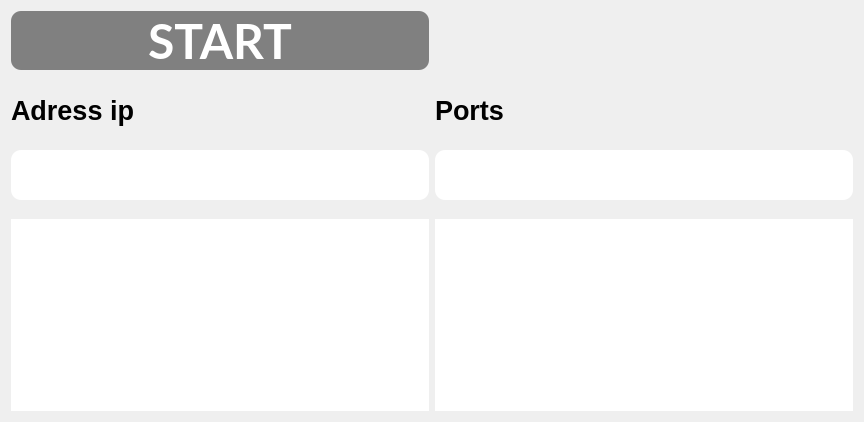
<?xml version="1.0" encoding="UTF-8"?>
<ui version="4.0">
 <class>Form</class>
 <widget class="QWidget" name="Form">
  <property name="geometry">
   <rect>
    <x>0</x>
    <y>0</y>
    <width>864</width>
    <height>422</height>
   </rect>
  </property>
  <property name="windowTitle">
   <string>Form</string>
  </property>
  <property name="styleSheet">
   <string notr="true">QWidget {
border-radius: 10px;
}
QPushButton {
background-color: gray;
color: white;
border-radius: 10px;
}
QListWidget {
border-radius: 10px;
}</string>
  </property>
  <layout class="QGridLayout" name="gridLayout">
   <item row="2" column="0">
    <widget class="QListWidget" name="port_list_left">
     <property name="font">
      <font>
       <family>Lato</family>
       <pointsize>14</pointsize>
      </font>
     </property>
     <property name="styleSheet">
      <string notr="true"/>
     </property>
    </widget>
   </item>
   <item row="0" column="0">
    <layout class="QVBoxLayout" name="verticalLayout_3">
     <property name="sizeConstraint">
      <enum>QLayout::SetDefaultConstraint</enum>
     </property>
     <property name="rightMargin">
      <number>0</number>
     </property>
     <item>
      <widget class="QPushButton" name="pushButton">
       <property name="minimumSize">
        <size>
         <width>9</width>
         <height>0</height>
        </size>
       </property>
       <property name="maximumSize">
        <size>
         <width>16777215</width>
         <height>16777215</height>
        </size>
       </property>
       <property name="palette">
        <palette>
         <active>
          <colorrole role="WindowText">
           <brush brushstyle="SolidPattern">
            <color alpha="255">
             <red>255</red>
             <green>255</green>
             <blue>255</blue>
            </color>
           </brush>
          </colorrole>
          <colorrole role="Button">
           <brush brushstyle="SolidPattern">
            <color alpha="255">
             <red>128</red>
             <green>128</green>
             <blue>128</blue>
            </color>
           </brush>
          </colorrole>
          <colorrole role="Text">
           <brush brushstyle="SolidPattern">
            <color alpha="255">
             <red>255</red>
             <green>255</green>
             <blue>255</blue>
            </color>
           </brush>
          </colorrole>
          <colorrole role="ButtonText">
           <brush brushstyle="SolidPattern">
            <color alpha="255">
             <red>255</red>
             <green>255</green>
             <blue>255</blue>
            </color>
           </brush>
          </colorrole>
          <colorrole role="Base">
           <brush brushstyle="SolidPattern">
            <color alpha="255">
             <red>128</red>
             <green>128</green>
             <blue>128</blue>
            </color>
           </brush>
          </colorrole>
          <colorrole role="Window">
           <brush brushstyle="SolidPattern">
            <color alpha="255">
             <red>128</red>
             <green>128</green>
             <blue>128</blue>
            </color>
           </brush>
          </colorrole>
          <colorrole role="PlaceholderText">
           <brush brushstyle="SolidPattern">
            <color alpha="255">
             <red>255</red>
             <green>255</green>
             <blue>255</blue>
            </color>
           </brush>
          </colorrole>
         </active>
         <inactive>
          <colorrole role="WindowText">
           <brush brushstyle="SolidPattern">
            <color alpha="255">
             <red>255</red>
             <green>255</green>
             <blue>255</blue>
            </color>
           </brush>
          </colorrole>
          <colorrole role="Button">
           <brush brushstyle="SolidPattern">
            <color alpha="255">
             <red>128</red>
             <green>128</green>
             <blue>128</blue>
            </color>
           </brush>
          </colorrole>
          <colorrole role="Text">
           <brush brushstyle="SolidPattern">
            <color alpha="255">
             <red>255</red>
             <green>255</green>
             <blue>255</blue>
            </color>
           </brush>
          </colorrole>
          <colorrole role="ButtonText">
           <brush brushstyle="SolidPattern">
            <color alpha="255">
             <red>255</red>
             <green>255</green>
             <blue>255</blue>
            </color>
           </brush>
          </colorrole>
          <colorrole role="Base">
           <brush brushstyle="SolidPattern">
            <color alpha="255">
             <red>128</red>
             <green>128</green>
             <blue>128</blue>
            </color>
           </brush>
          </colorrole>
          <colorrole role="Window">
           <brush brushstyle="SolidPattern">
            <color alpha="255">
             <red>128</red>
             <green>128</green>
             <blue>128</blue>
            </color>
           </brush>
          </colorrole>
          <colorrole role="PlaceholderText">
           <brush brushstyle="SolidPattern">
            <color alpha="255">
             <red>255</red>
             <green>255</green>
             <blue>255</blue>
            </color>
           </brush>
          </colorrole>
         </inactive>
         <disabled>
          <colorrole role="WindowText">
           <brush brushstyle="SolidPattern">
            <color alpha="255">
             <red>255</red>
             <green>255</green>
             <blue>255</blue>
            </color>
           </brush>
          </colorrole>
          <colorrole role="Button">
           <brush brushstyle="SolidPattern">
            <color alpha="255">
             <red>128</red>
             <green>128</green>
             <blue>128</blue>
            </color>
           </brush>
          </colorrole>
          <colorrole role="Text">
           <brush brushstyle="SolidPattern">
            <color alpha="255">
             <red>255</red>
             <green>255</green>
             <blue>255</blue>
            </color>
           </brush>
          </colorrole>
          <colorrole role="ButtonText">
           <brush brushstyle="SolidPattern">
            <color alpha="255">
             <red>255</red>
             <green>255</green>
             <blue>255</blue>
            </color>
           </brush>
          </colorrole>
          <colorrole role="Base">
           <brush brushstyle="SolidPattern">
            <color alpha="255">
             <red>128</red>
             <green>128</green>
             <blue>128</blue>
            </color>
           </brush>
          </colorrole>
          <colorrole role="Window">
           <brush brushstyle="SolidPattern">
            <color alpha="255">
             <red>128</red>
             <green>128</green>
             <blue>128</blue>
            </color>
           </brush>
          </colorrole>
          <colorrole role="PlaceholderText">
           <brush brushstyle="SolidPattern">
            <color alpha="255">
             <red>255</red>
             <green>255</green>
             <blue>255</blue>
            </color>
           </brush>
          </colorrole>
         </disabled>
        </palette>
       </property>
       <property name="font">
        <font>
         <family>Lato</family>
         <pointsize>36</pointsize>
         <bold>true</bold>
        </font>
       </property>
       <property name="text">
        <string>START</string>
       </property>
       <property name="checkable">
        <bool>false</bool>
       </property>
      </widget>
     </item>
    </layout>
   </item>
   <item row="2" column="1">
    <widget class="QListWidget" name="port_list_right">
     <property name="font">
      <font>
       <family>Lato</family>
       <pointsize>14</pointsize>
      </font>
     </property>
    </widget>
   </item>
   <item row="1" column="0" colspan="2">
    <layout class="QHBoxLayout" name="horizontalLayout">
     <property name="bottomMargin">
      <number>13</number>
     </property>
     <item>
      <layout class="QVBoxLayout" name="verticalLayout_2">
       <item>
        <widget class="QLabel" name="label_3">
         <property name="sizePolicy">
          <sizepolicy hsizetype="Preferred" vsizetype="Expanding">
           <horstretch>0</horstretch>
           <verstretch>0</verstretch>
          </sizepolicy>
         </property>
         <property name="font">
          <font>
           <pointsize>20</pointsize>
           <bold>true</bold>
          </font>
         </property>
         <property name="text">
          <string>Adress ip</string>
         </property>
        </widget>
       </item>
       <item>
        <widget class="QLineEdit" name="adress_ip">
         <property name="sizePolicy">
          <sizepolicy hsizetype="Expanding" vsizetype="Minimum">
           <horstretch>0</horstretch>
           <verstretch>0</verstretch>
          </sizepolicy>
         </property>
         <property name="minimumSize">
          <size>
           <width>0</width>
           <height>50</height>
          </size>
         </property>
         <property name="font">
          <font>
           <family>Lato</family>
           <pointsize>12</pointsize>
           <bold>true</bold>
          </font>
         </property>
         <property name="styleSheet">
          <string notr="true"/>
         </property>
         <property name="placeholderText">
          <string notr="true"/>
         </property>
         <property name="clearButtonEnabled">
          <bool>true</bool>
         </property>
        </widget>
       </item>
      </layout>
     </item>
     <item>
      <layout class="QVBoxLayout" name="verticalLayout">
       <item>
        <widget class="QLabel" name="label_2">
         <property name="sizePolicy">
          <sizepolicy hsizetype="Preferred" vsizetype="Expanding">
           <horstretch>0</horstretch>
           <verstretch>0</verstretch>
          </sizepolicy>
         </property>
         <property name="font">
          <font>
           <pointsize>20</pointsize>
           <bold>true</bold>
          </font>
         </property>
         <property name="text">
          <string>Ports</string>
         </property>
        </widget>
       </item>
       <item>
        <widget class="QLineEdit" name="ports">
         <property name="sizePolicy">
          <sizepolicy hsizetype="Expanding" vsizetype="Minimum">
           <horstretch>0</horstretch>
           <verstretch>0</verstretch>
          </sizepolicy>
         </property>
         <property name="minimumSize">
          <size>
           <width>0</width>
           <height>50</height>
          </size>
         </property>
         <property name="font">
          <font>
           <family>Lato</family>
           <pointsize>12</pointsize>
           <bold>true</bold>
          </font>
         </property>
         <property name="clearButtonEnabled">
          <bool>true</bool>
         </property>
        </widget>
       </item>
      </layout>
     </item>
    </layout>
   </item>
  </layout>
 </widget>
 <resources/>
 <connections/>
</ui>
